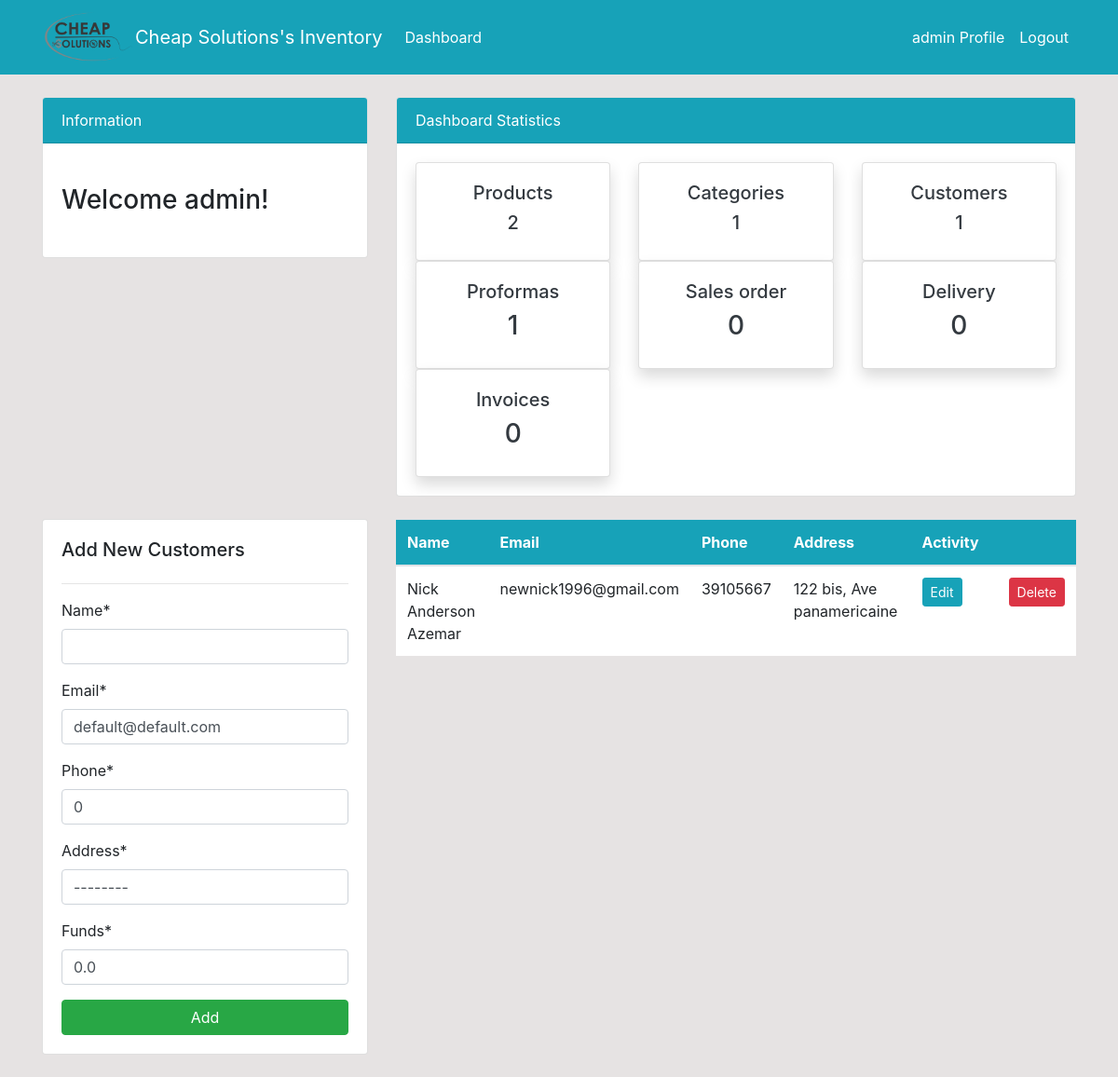
The app's page /customers/ (signed in), older data.
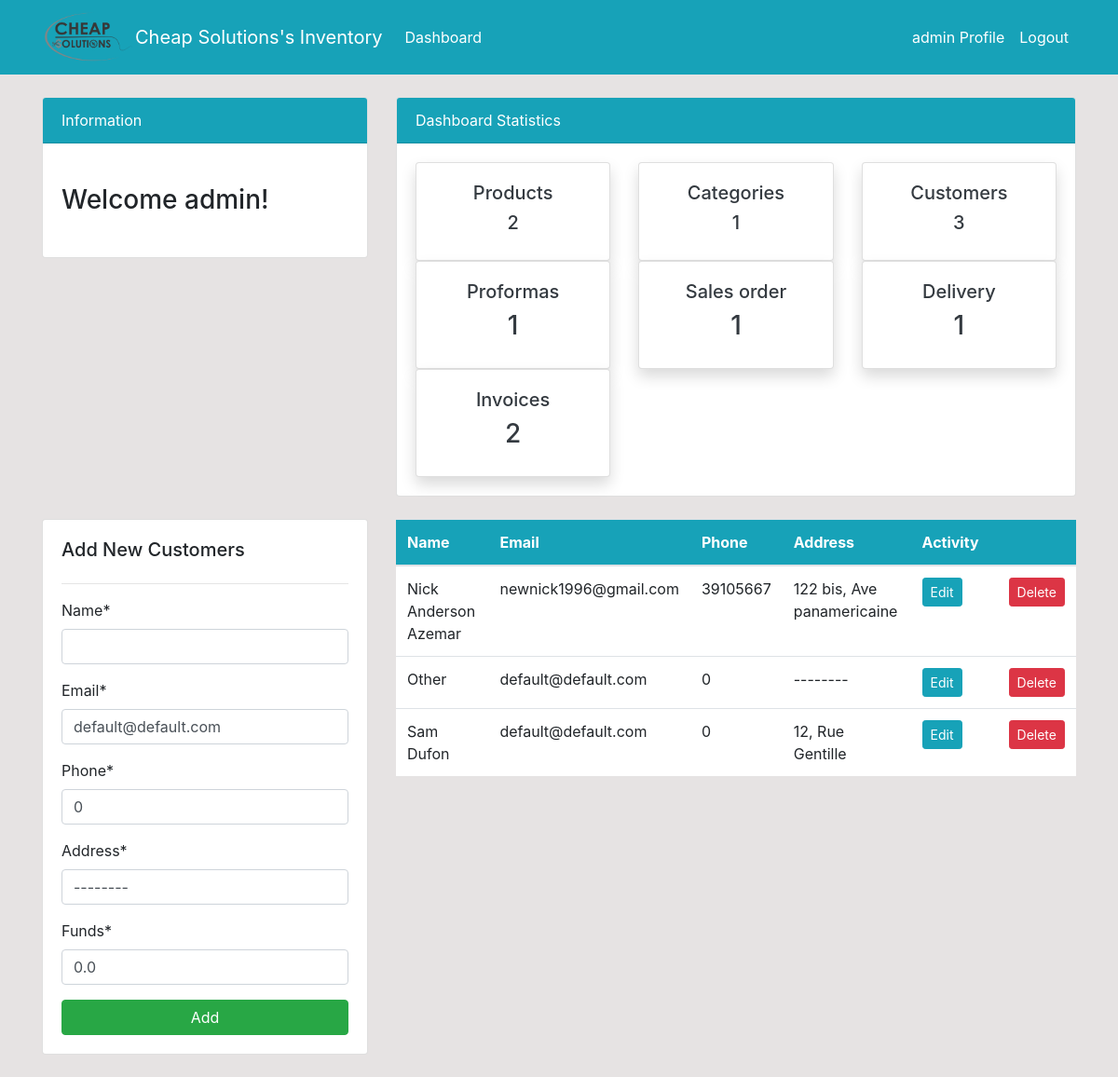
The same page, newer data.
### dashboard/models.py (models this page shows, shortened)
class Customer(models.Model):
    name = models.CharField(max_length=500, unique=True, null =True)
    email = models.EmailField(max_length=254, null=True, default = 'default@default.com')
    phone = models.PositiveIntegerField(null=True, default = 0)
    address = models.CharField(max_length=500, default ='--------', null =True)
    Funds = models.FloatField(null=True, default = 0.0)

### dashboard/decorators.py (the view)
        def wrapper(request, *args, **kwargs):
            group = None
            if request.user.groups.exists():
                group = request.user.groups.all()[0].name
            if group in allowed_roles:
                return view_func(request, *args, **kwargs)
            else:
                return HttpResponse('You are not authorized to view this page')

### dashboard/forms.py
class CustomerForm(forms.ModelForm):
    class Meta:
        model = Customer
        fields = '__all__'

### templates/dashboard/customers.html (shortened to what this page needs)
{% extends 'partials/base.html' %}
{% load crispy_forms_tags %}
{% block content %}
{% include 'partials/topside.html' %}
<div class="row my-4">
    <div class="col-md-4">
        <div class="card card-body">
            <h5>Add New Customers</h5>
            <hr>
            <form method="POST">
                {{ form|crispy }}
                <input class="btn btn-success btn-block" type="submit" value="Add">
            </form>
        </div>
    </div>
    <div class="col-md-8">
        <table class="table bg-white">
            <thead class="bg-info text-white">
                <tr>
                    <th scope="col">Name</th>
                    <th scope="col">Email</th>
                    <th scope="col">Phone</th>
                    <th scope ="col">Address</th>
                    <th scope="col">Activity</th>
                    <th scope="col"></th>
                </tr>
            </thead>
            <tbody>
                {% for customer in customer %}
                <tr>
                    <td>{{ customer.name }}</td>
                    <td>{{ customer.email }}</td>
                    <td>{{ customer.phone }}</td>
                    <td>{{ customer.address }}</td>
                    <td>
                        <a class="btn btn-info btn-sm mr-2"
                            href="{% url 'dashboard-customers-edit' customer.id %}">Edit</a>
                    </td>
                    <td>
                         <a class="btn btn-danger btn-sm ml-2"
                            href="{% url 'dashboard-customers-delete' customer.id %}">Delete</a>
                    </td>
                </tr>
                {% endfor %}
            </tbody>
        </table>
    </div>
</div>
{% endblock %}

### templates/partials/topside.html (shortened to what the changed rows need)
<div class="row">
    <div class="col-md-8 mt-4">
        <div class="card">
            <div class="card-body">
                <div class="row">
                     <div class="col-md-4">
                        <a class="text-decoration-none text-dark" href="{% url 'dashboard-customers' %}">
                            <div class="card my-card shadow">
                                <div class="card-body text-center">
                                    <h5>Customers</h5>
                                    <h5>{{customer_count}}</h5>
                                </div>
                            </div>
                        </a>
                    </div>
                    <div class="col-md-4">
                        <a class="text-decoration-none text-dark" href="{% url 'dashboard-invoices-salesorder' %}">
                            <div class="card my-card shadow">
                                <div class="card-body text-center">
                                    <h5>Sales order</h5>
                                    <h3>{{ salesorder }}</h3>
                                </div>
                            </div>
                        </a>
                    </div>
                    <div class="col-md-4">
                        <a class="text-decoration-none text-dark" href="{% url 'dashboard-invoices-delivery' %}">
                            <div class="card my-card shadow">
                                <div class="card-body text-center">
                                    <h5>Delivery</h5>
                                  <h3>{{ delivery }}</h3>
                                </div>
                            </div>
                        </a>
                    </div>
                    <div class="col-md-4">
                        <a class="text-decoration-none text-dark" href="{% url 'dashboard-invoices' %}">
                            <div class="card my-card shadow">
                                <div class="card-body text-center">
                                    <h5>Invoices </h5>
                                    <h3>{{ invoice_count }}</h3>
                                </div>
                            </div>
                        </a>
                    </div>
                </div>
            </div>
        </div>
    </div>
</div>

Row changes from the older to the newer data that the page shows:
added Customer: name "Other", email "default@default.com", phone "0", address "--------"
added Customer: name "Sam Dufon", email "default@default.com", phone "0", address "12, Rue Gentille"
Text that changed along with them:
{{ customer_count }}: "1" → "3"
{{ salesorder }}: "0" → "1"
{{ delivery }}: "0" → "1"
{{ invoice_count }}: "0" → "2"
